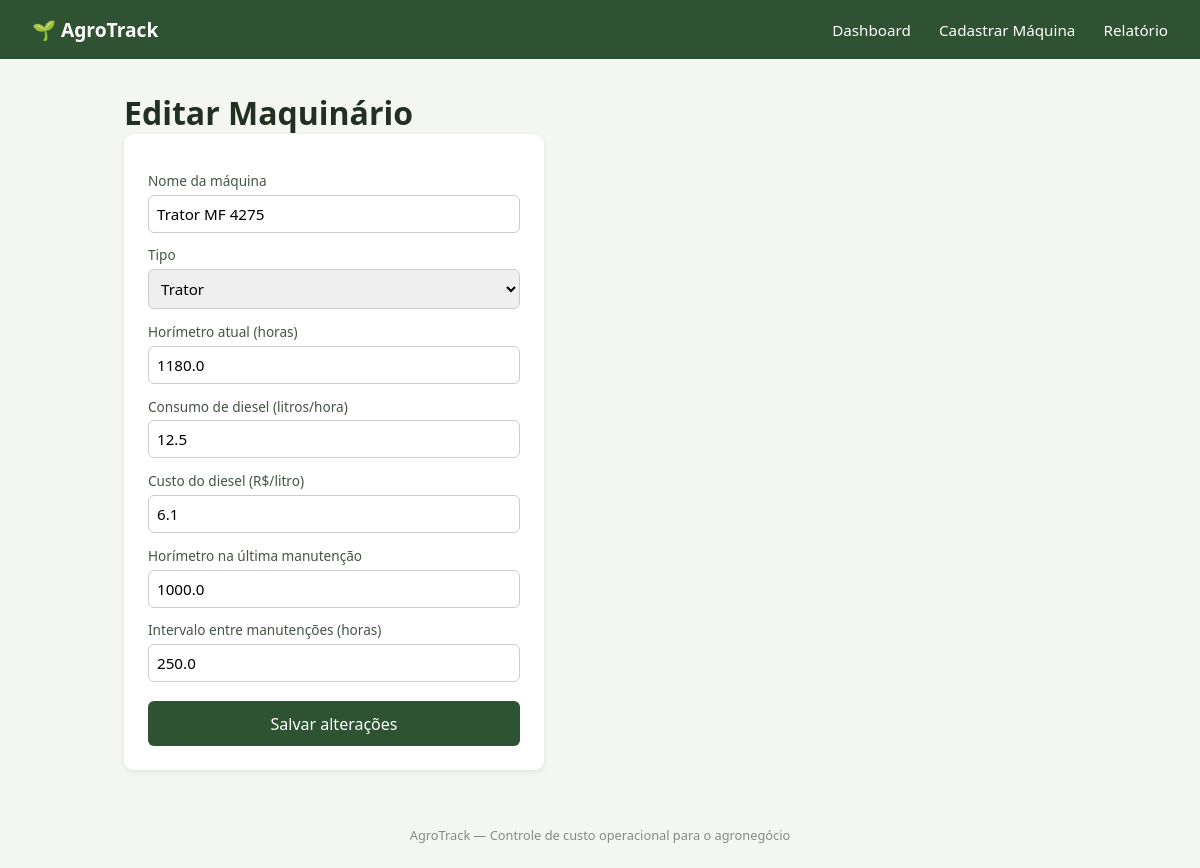
The page /editar/1 on the database its author committed.
### tables this page shows
CREATE TABLE maquinas (
            id INTEGER PRIMARY KEY AUTOINCREMENT,
            nome TEXT NOT NULL,
            tipo TEXT NOT NULL,
            horimetro_atual REAL NOT NULL,
            consumo_diesel_litros_hora REAL NOT NULL,
            custo_diesel_litro REAL NOT NULL,
            ultima_manutencao_horimetro REAL NOT NULL,
            intervalo_manutencao_horas REAL NOT NULL
        );

### AgroTrack/app.py (the view)
@app.route('/editar/<int:maquina_id>', methods=['GET', 'POST'])
def editar(maquina_id):
    if request.method == 'POST':
        database.atualizar_maquina(maquina_id, ler_formulario(request.form))
        return redirect(url_for('relatorio'))
    maquina = database.buscar_maquina(maquina_id)
    if maquina is None:
        return redirect(url_for('relatorio'))
    return render_template('editar.html', maquina=maquina)

### AgroTrack/database.py (called while the page is built)
def get_conexao():
    conexao = sqlite3.connect(DB_NOME)
    conexao.row_factory = sqlite3.Row  # permite acessar colunas pelo nome
    return conexao

def buscar_maquina(maquina_id):
    conexao = get_conexao()
    linha = conexao.execute("SELECT * FROM maquinas WHERE id = ?", (maquina_id,)).fetchone()
    conexao.close()
    return dict(linha) if linha else None

### AgroTrack/templates/editar.html (shortened to what this page needs)
{% extends 'base.html' %}
{% block content %}
<h1>Editar Maquinário</h1>
<form method="POST" class="form-cadastro">
    <label for="nome">Nome da máquina</label>
    <input type="text" id="nome" name="nome" value="{{ maquina.nome }}" required>
    <label for="tipo">Tipo</label>
    <select id="tipo" name="tipo" required>
        {% for opcao in ["Trator", "Colheitadeira", "Pulverizador", "Outro"] %}
        <option value="{{ opcao }}" {% if maquina.tipo == opcao %}selected{% endif %}>{{ opcao }}</option>
        {% endfor %}
    </select>
    <label for="horimetro_atual">Horímetro atual (horas)</label>
    <input type="number" step="0.1" id="horimetro_atual" name="horimetro_atual" value="{{ maquina.horimetro_atual }}" required>
    <label for="consumo_diesel_litros_hora">Consumo de diesel (litros/hora)</label>
    <input type="number" step="0.1" id="consumo_diesel_litros_hora" name="consumo_diesel_litros_hora" value="{{ maquina.consumo_diesel_litros_hora }}" required>
    <label for="custo_diesel_litro">Custo do diesel (R$/litro)</label>
    <input type="number" step="0.01" id="custo_diesel_litro" name="custo_diesel_litro" value="{{ maquina.custo_diesel_litro }}" required>
    <label for="ultima_manutencao_horimetro">Horímetro na última manutenção</label>
    <input type="number" step="0.1" id="ultima_manutencao_horimetro" name="ultima_manutencao_horimetro" value="{{ maquina.ultima_manutencao_horimetro }}" required>
    <label for="intervalo_manutencao_horas">Intervalo entre manutenções (horas)</label>
    <input type="number" step="1" id="intervalo_manutencao_horas" name="intervalo_manutencao_horas" value="{{ maquina.intervalo_manutencao_horas }}" required>
    <button type="submit">Salvar alterações</button>
</form>
{% endblock %}

### AgroTrack/static/style.css (style rules this page uses)
* { box-sizing: border-box; margin: 0; padding: 0; font-family: 'Segoe UI', Arial, sans-serif; }
body { background: #f4f6f2; color: #223022; }
.form-cadastro { display: flex; flex-direction: column; max-width: 420px; background: #fff; padding: 1.5rem; border-radius: 10px; box-shadow: 0 2px 6px rgba(0,0,0,0.08); }
.form-cadastro label { margin-top: 0.8rem; font-size: 0.85rem; color: #445544; }
.form-cadastro input, .form-cadastro select { padding: 0.5rem; margin-top: 0.3rem; border: 1px solid #ccc; border-radius: 6px; font-size: 0.95rem; }
.form-cadastro button { margin-top: 1.2rem; padding: 0.7rem; background: #2f5233; color: #fff; border: none; border-radius: 6px; font-size: 1rem; cursor: pointer; }

### rows shown on the page
maquinas: nome "Trator MF 4275", tipo "Trator", horimetro_atual "1180.0", consumo_diesel_litros_hora "12.5", custo_diesel_litro "6.1", ultima_manutencao_horimetro "1000.0", intervalo_manutencao_horas "250.0"
